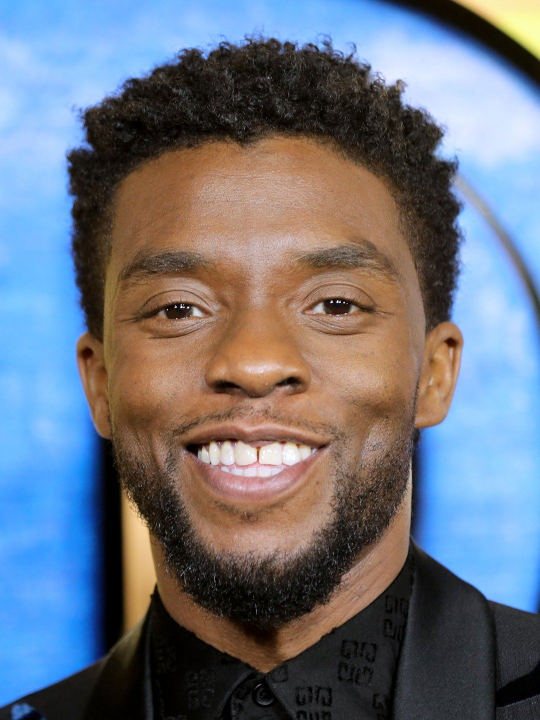
#> input picture black_panthor_actor.jpg, 1080 x 1440 px (shown at 1/2 size)
$ python catoonify_img.py
#> lines starting #> are read from the running program, lines starting #| are printed output that depends on the picture; after the words box and inside, x2 and y2 are one past the last pixel; in counts of white or black regions, pixels touching at a corner belong together
#> further down, img_rgb is the input picture: shape (1440, 1080, 3); mean B, G, R 126.6, 114.7, 108.8
# -*- coding: utf-8 -*-
"""
Created on Thu Aug 27 22:37:50 2020

@author: IAQMH
"""
import cv2

import os

def cartoonify(img_rgb):
    numBilateralFilters = 4
    img_color = img_rgb
    #cv2.imshow("Quresh_img.png",img_color)

    for _ in range(numBilateralFilters):
          img_color = cv2.bilateralFilter(img_color, 15, 30, 20)
          cv2.imshow('in for',img_color)
          cv2.waitKey(1000)

    img_gray = cv2.cvtColor(img_rgb, cv2.COLOR_BGR2GRAY)
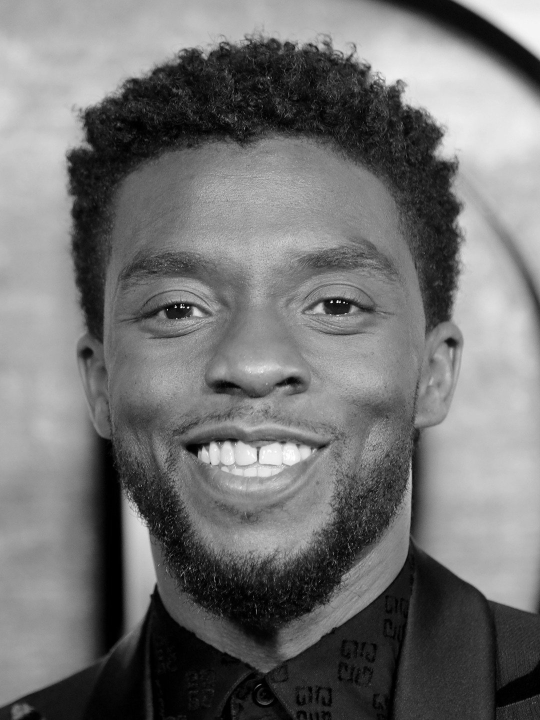
#> img_gray: shape (1440, 1080) (shown at 1/2 size); min 0, max 255, mean 114.3

    img_blur = cv2.medianBlur(img_gray, 7)

    cv2.imshow('Blur img',img_blur)
    cv2.waitKey(1000)
    img_edge = cv2.adaptiveThreshold(img_blur, 235,cv2.ADAPTIVE_THRESH_MEAN_C,cv2.THRESH_BINARY, 11, 2)
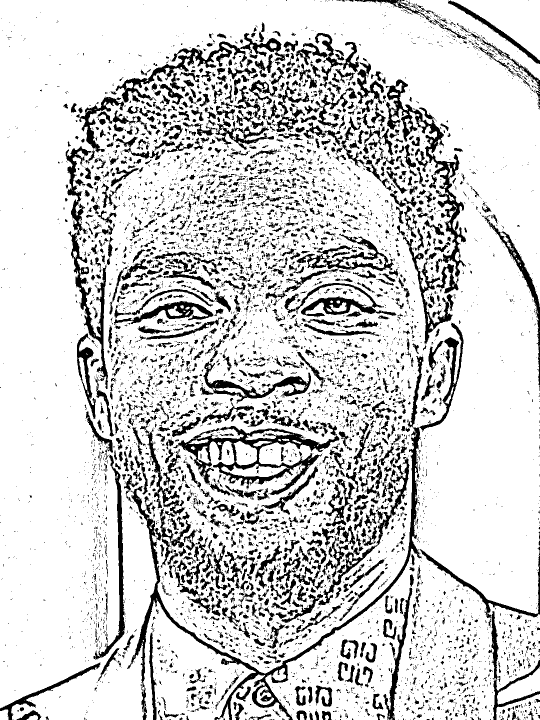
#> img_edge: shape (1440, 1080) (shown at 1/2 size); values 0 (black) and 235 (white), 82.1% white; 7204 black regions (5589 under 20 px), largest, box (x1, y1, x2, y2) and area: (254, 712, 847, 1440) 15177, (347, 852, 679, 990) 10655, (771, 159, 932, 554) 8572

    cv2.imshow('Img edge',img_edge)
    cv2.waitKey(1000)
    img_edge = cv2.cvtColor(img_edge, cv2.COLOR_GRAY2RGB)

    return cv2.bitwise_and(img_color, img_edge)
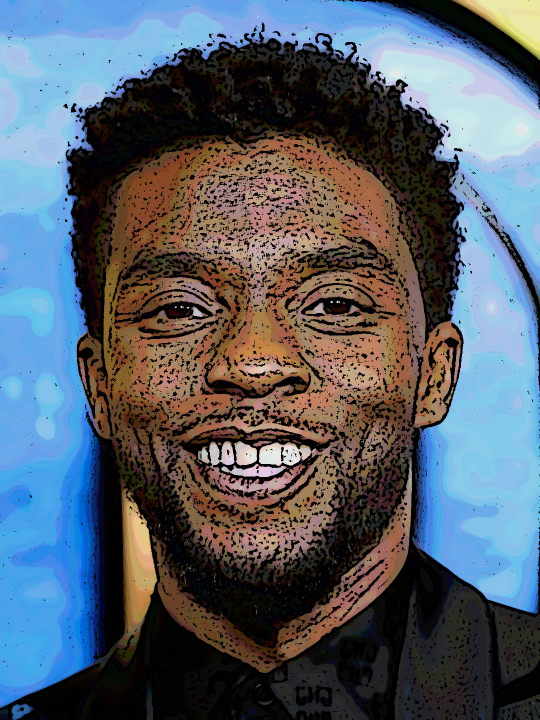
#> returned value: shape (1440, 1080, 3) (shown at 1/2 size); mean of channels 0, 1, 2 104.8, 94.6, 85.4; drawn as B, G, R

real_inputs = []
cartoon_outputs = []

img_rgb = cv2.imread("black_panthor_actor.jpg")
# img_rgb = cv2.resize(img_rgb, (600, 500))
cv2.imshow('Img', img_rgb)
cv2.waitKey(1000)

output = cartoonify(img_rgb)

real_inputs.append(img_rgb)

cartoon_outputs.append(output)

cv2.imshow('Final Output',output)
cv2.waitKey(1000)
cv2.imwrite('black_panthor_actor_cartoon.jpg',output)

$ run again, with hunaid_cartoon.jpg copied over black_panthor_actor.jpg
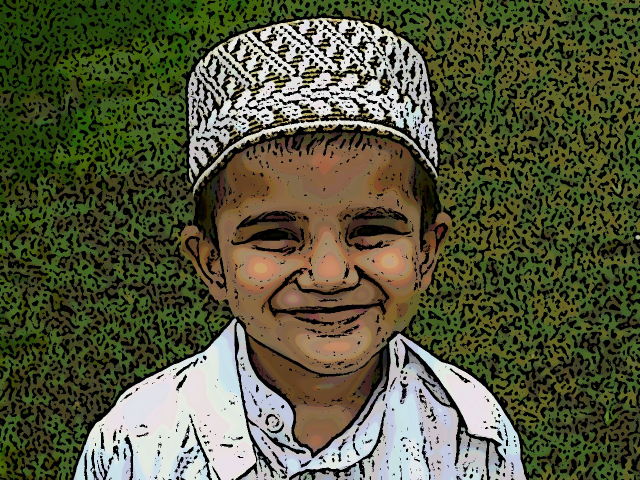
#> input picture hunaid_cartoon.jpg, 1280 x 960 px (shown at 1/2 size)
#> img_rgb is the input picture: shape (960, 1280, 3); mean B, G, R 60.9, 87.3, 84.8
#> in cartoonify, `img_edge = cv2.adaptiveThreshold(img_blur, 235,cv2.ADAPTIVE_THRESH_MEA..`:
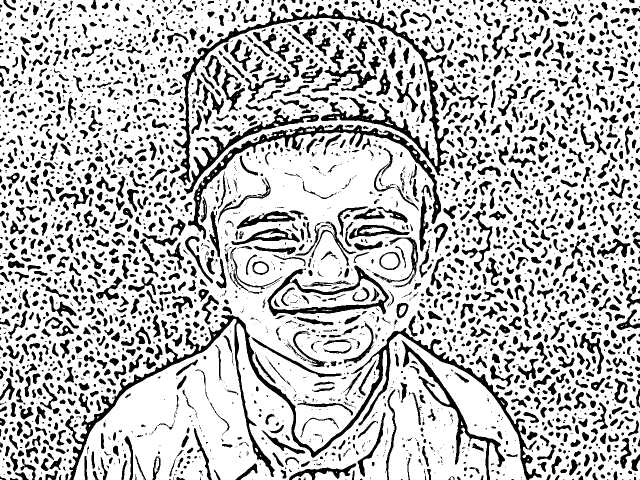
#> img_edge: shape (960, 1280) (shown at 1/2 size); values 0 (black) and 235 (white), 74.5% white; 3599 black regions (1520 under 20 px), largest, box (x1, y1, x2, y2) and area: (130, 630, 1083, 960) 19431, (346, 11, 898, 371) 14548, (376, 249, 882, 479) 8902
#> in cartoonify, `return cv2.bitwise_and(img_color, img_edge)`:
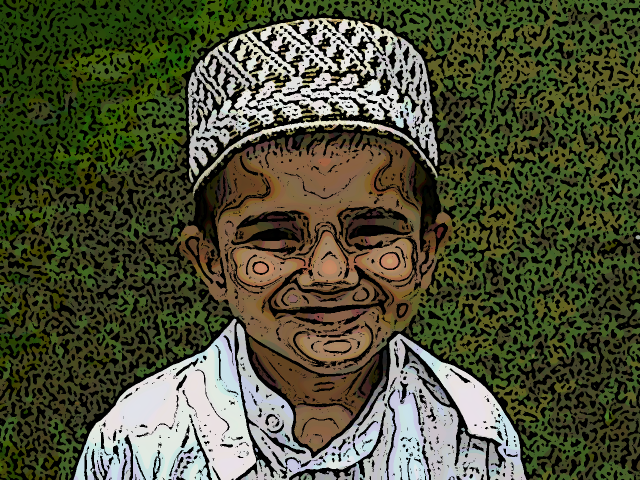
#> returned value: shape (960, 1280, 3) (shown at 1/2 size); mean of channels 0, 1, 2 54.7, 79.5, 76.6; drawn as B, G, R

$ run again, with saif_cartoon.jpg copied over black_panthor_actor.jpg
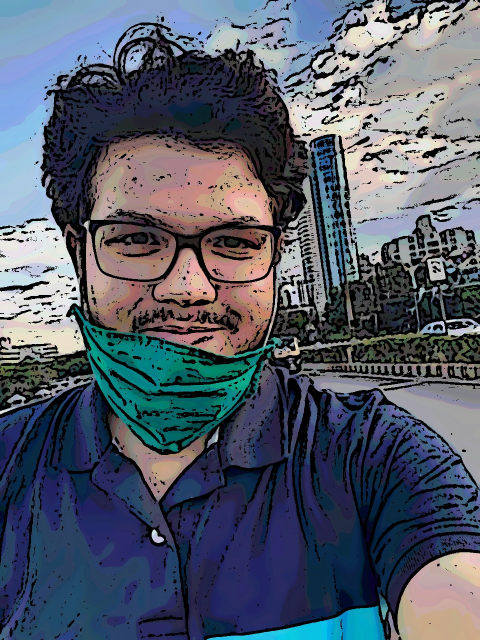
#> input picture saif_cartoon.jpg, 960 x 1280 px (shown at 1/2 size)
#> img_rgb is the input picture: shape (1280, 960, 3); mean B, G, R 104.9, 90.5, 82.7
#> in cartoonify, `img_edge = cv2.adaptiveThreshold(img_blur, 235,cv2.ADAPTIVE_THRESH_MEA..`:
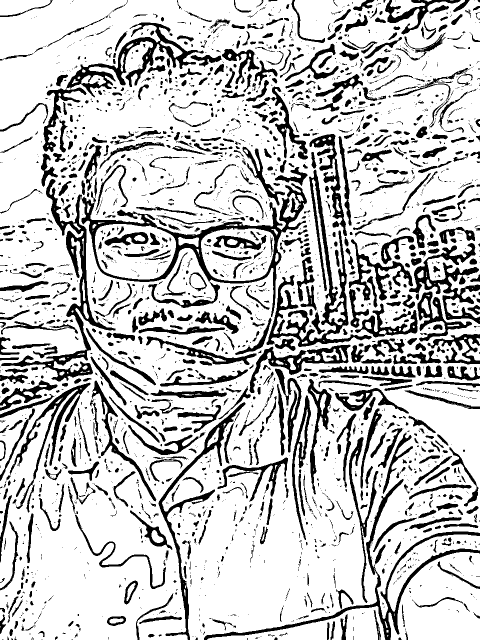
#> img_edge: shape (1280, 960) (shown at 1/2 size); values 0 (black) and 235 (white), 77.7% white; 2776 black regions (1827 under 20 px), largest, box (x1, y1, x2, y2) and area: (2, 355, 614, 763) 23693, (533, 339, 744, 702) 11042, (408, 958, 960, 1280) 8743
#> in cartoonify, `return cv2.bitwise_and(img_color, img_edge)`:
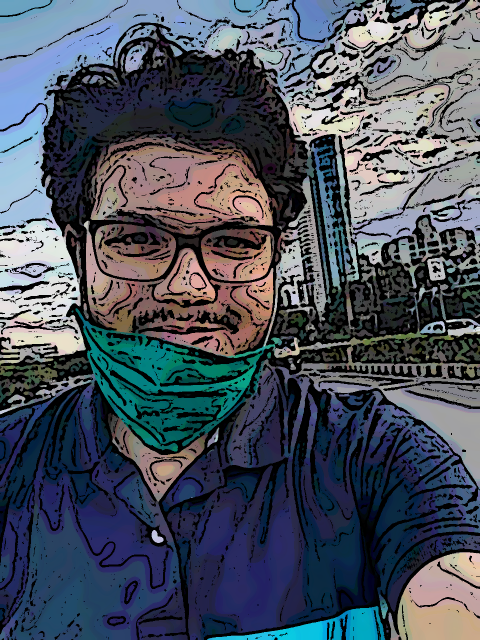
#> returned value: shape (1280, 960, 3) (shown at 1/2 size); mean of channels 0, 1, 2 93.7, 81, 73.2; drawn as B, G, R
